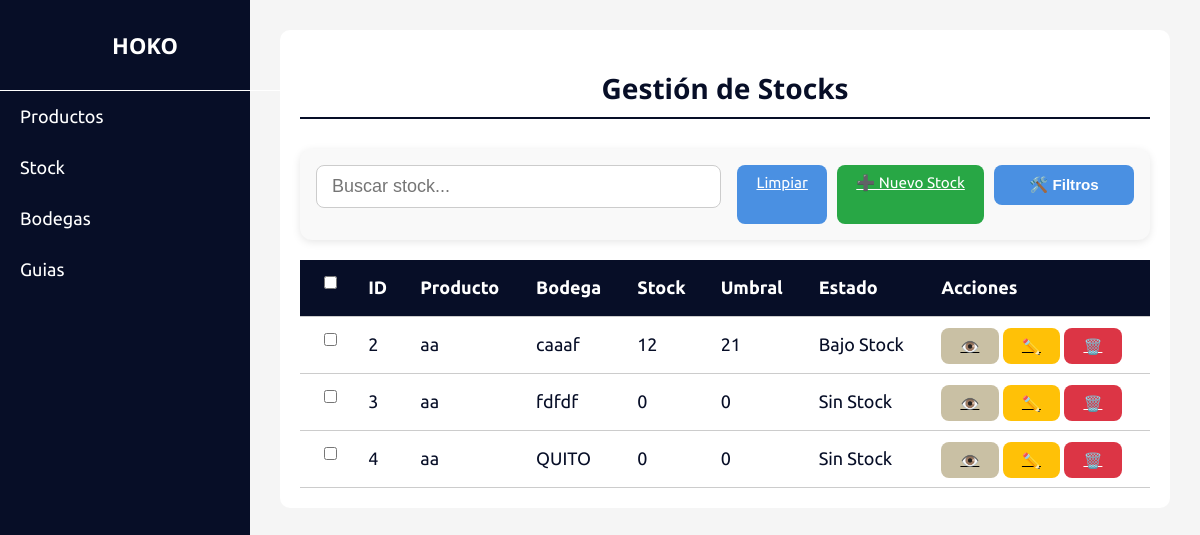
Before: /stocks/ with the older database file.
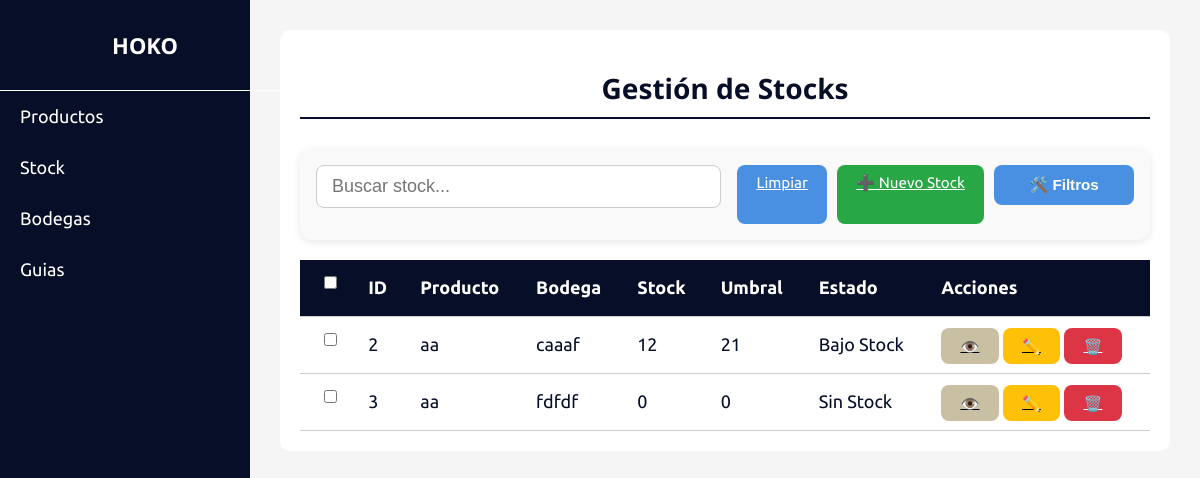
After: the same page with the newer database file.
### envios/models.py (models this page shows, shortened)
class Stock(models.Model):
    producto = models.ForeignKey(Producto, on_delete=models.CASCADE)
    bodega = models.ForeignKey(Bodega, on_delete=models.CASCADE)
    stock_actual = models.IntegerField()
    umbral_minimo = models.IntegerField()
    ESTADO_CHOICES = [
        ('ok', 'Stock OK'),
        ('bajo', 'Stock Bajo'),
        ('sin', 'Sin Stock'),
    ]
    estado = models.CharField(max_length=10, choices=ESTADO_CHOICES, editable=False)

class Producto(models.Model):
    nombre = models.CharField(max_length=100)
    referencia = models.CharField(max_length=50, blank=True, null=True)
    imagen = models.ImageField(upload_to='productos/', blank=True, null=True)
    costo = models.DecimalField(max_digits=10, decimal_places=2, default=Decimal('0.00'))
    precio = models.DecimalField(max_digits=10, decimal_places=2, default=Decimal('0.00'))

class Bodega(models.Model):
    nombre = models.CharField(max_length=100)
    direccion = models.CharField(max_length=200, blank=True, null=True)
    telefono = models.CharField(max_length=20, blank=True, null=True)

### envios/views.py (the view)
# urls.py: path('stocks/', views.listar_stocks, name='listar_stocks'),
def listar_stocks(request):
    try:
        stocks = Stock.objects.select_related('producto', 'bodega').all()
        if not stocks.exists():
            messages.info(request, "No hay registros de stock disponibles.")
        return render(request, 'stocks/stocks.html', {
            'stocks': stocks,
            'bodegas': Bodega.objects.all()  # Para filtros
        })
    except Exception as e:
        messages.error(request, f"Error al cargar los stocks: {str(e)}")
        return render(request, 'stocks/stocks.html', {'stocks': []})

### templates/stocks/stocks.html (shortened to what this page needs)
{% extends 'base.html' %}
{% block content %}
<div class="products-container">
  <h1>Gestión de Stocks</h1>
  <div class="products-actions">
    <input type="text" id="search-input" placeholder="Buscar stock..." class="search-input">
    <div class="action-buttons">
      <a href="{% url 'listar_stocks' %}" class="btn btn-secondary">
         Limpiar
    </a>
      <a href="{% url 'crear_stock' %}" class="btn crear">➕ Nuevo Stock</a>
      <div class="popover-container">
        <button type="button" class="popover-toggle btn" id="togglePopover">🛠️ Filtros</button>
  </div>
</div>
  </div>
  <div class="table-wrapper">
    <table class="products-table" id="stocks-table">
      <thead>
        <tr>
          <th><input type="checkbox" id="select-all"></th>
          <th>ID</th>
          <th>Producto</th>
          <th>Bodega</th>
          <th>Stock</th>
          <th>Umbral</th>
          <th>Estado</th>
          <th>Acciones</th>
        </tr>
      </thead>
      <tbody>
        {% for stock in stocks %}
        <tr data-id="{{ stock.id }}"
            data-producto="{{ stock.producto.nombre|lower }}"
            data-bodega="{% if 'guayaquil' in stock.bodega.nombre|lower %}guayaquil{% elif 'quito' in stock.bodega.nombre|lower %}quito{% else %}{{ stock.bodega.id }}{% endif %}"
            data-status="{% if stock.stock_actual <= 0 %}sin{% elif stock.stock_actual < stock.umbral_minimo %}bajo{% else %}ok{% endif %}">
            <td><input type="checkbox" class="select-row" data-id="{{ stock.id }}"></td>
            <td>{{ stock.id }}</td>
          <td>{{ stock.producto.nombre }}</td>
          <td>
            {% if 'guayaquil' in stock.bodega.nombre|lower %}
              GUAYAQUIL
            {% elif 'quito' in stock.bodega.nombre|lower %}
              QUITO
            {% else %}
              {{ stock.bodega.nombre }}
            {% endif %}
          </td>
          <td>{{ stock.stock_actual }}</td>
          <td>{{ stock.umbral_minimo }}</td>
          <td>
            {% if stock.stock_actual <= 0 %}
              <span class="status-badge sin-stock">Sin Stock</span>
            {% elif stock.stock_actual < stock.umbral_minimo %}
              <span class="status-badge bajo-stock">Bajo Stock</span>
            {% else %}
              <span class="status-badge ok-stock">OK</span>
            {% endif %}
          </td>
          <td>
            <a href="{% url 'ver_stock' stock.id %}" class="btn ver">👁️</a>
            <a href="{% url 'editar_stock' stock.id %}" class="btn editar">✏️</a>
            <a href="{% url 'eliminar_stock' stock.id %}" class="btn eliminar">🗑️</a>
          </td>
        </tr>
        {% endfor %}
      </tbody>
    </table>
  </div>
</div>
{% endblock %}

Changed rows visible on the page:
removed Stock: id "4", producto.nombre "aa", shows "QUITO", stock_actual "0", umbral_minimo "0", shows "Sin Stock"
